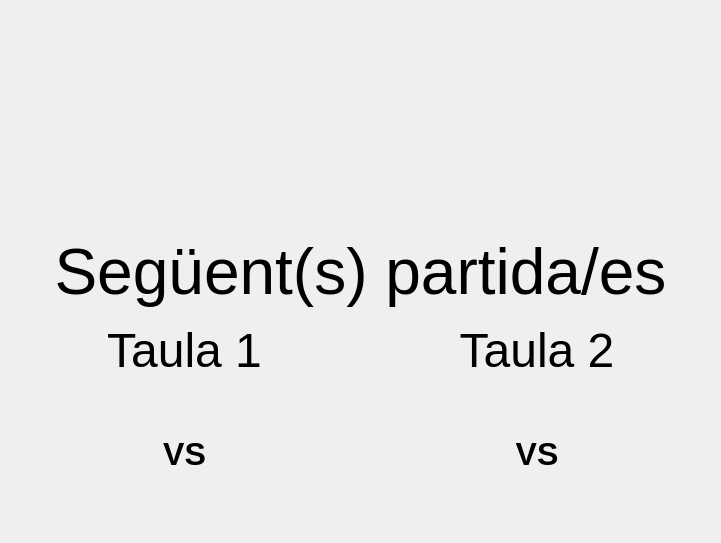
<?xml version="1.0" encoding="UTF-8"?>
<ui version="4.0">
 <class>CronoSeguents</class>
 <widget class="QWidget" name="CronoSeguents">
  <property name="geometry">
   <rect>
    <x>0</x>
    <y>0</y>
    <width>721</width>
    <height>543</height>
   </rect>
  </property>
  <property name="windowTitle">
   <string>Form</string>
  </property>
  <layout class="QVBoxLayout" name="verticalLayout_3">
   <item>
    <widget class="QLabel" name="logoRobocat">
     <property name="sizePolicy">
      <sizepolicy hsizetype="Ignored" vsizetype="Ignored">
       <horstretch>0</horstretch>
       <verstretch>0</verstretch>
      </sizepolicy>
     </property>
     <property name="pixmap">
      <pixmap resource="../resources.qrc">:/images/robocatlogo.png</pixmap>
     </property>
     <property name="scaledContents">
      <bool>true</bool>
     </property>
    </widget>
   </item>
   <item>
    <widget class="QLabel" name="seguentsLabel">
     <property name="sizePolicy">
      <sizepolicy hsizetype="Preferred" vsizetype="Fixed">
       <horstretch>0</horstretch>
       <verstretch>0</verstretch>
      </sizepolicy>
     </property>
     <property name="font">
      <font>
       <pointsize>48</pointsize>
       <weight>50</weight>
       <bold>false</bold>
      </font>
     </property>
     <property name="text">
      <string notr="true">Següent(s) partida/es</string>
     </property>
     <property name="alignment">
      <set>Qt::AlignCenter</set>
     </property>
    </widget>
   </item>
   <item>
    <layout class="QHBoxLayout" name="taulesLayout">
     <item>
      <widget class="QWidget" name="taula1Widget" native="true">
       <layout class="QVBoxLayout" name="taula1Layout">
        <item>
         <widget class="QLabel" name="taula1Label">
          <property name="font">
           <font>
            <pointsize>36</pointsize>
           </font>
          </property>
          <property name="text">
           <string>Taula 1</string>
          </property>
          <property name="alignment">
           <set>Qt::AlignCenter</set>
          </property>
         </widget>
        </item>
        <item>
         <widget class="QLabel" name="e1t1Label">
          <property name="font">
           <font>
            <pointsize>24</pointsize>
           </font>
          </property>
          <property name="text">
           <string>&lt;Taula 1 Equip 1&gt;</string>
          </property>
          <property name="alignment">
           <set>Qt::AlignCenter</set>
          </property>
         </widget>
        </item>
        <item>
         <widget class="QLabel" name="vs1Label">
          <property name="font">
           <font>
            <pointsize>24</pointsize>
            <weight>75</weight>
            <bold>true</bold>
           </font>
          </property>
          <property name="text">
           <string>VS</string>
          </property>
          <property name="alignment">
           <set>Qt::AlignCenter</set>
          </property>
         </widget>
        </item>
        <item>
         <widget class="QLabel" name="e2t1Label">
          <property name="font">
           <font>
            <pointsize>24</pointsize>
           </font>
          </property>
          <property name="text">
           <string>&lt;Taula 1 Equip 2&gt;</string>
          </property>
          <property name="alignment">
           <set>Qt::AlignCenter</set>
          </property>
         </widget>
        </item>
       </layout>
      </widget>
     </item>
     <item>
      <widget class="QWidget" name="taula2Widget" native="true">
       <layout class="QVBoxLayout" name="taula2Layout">
        <item>
         <widget class="QLabel" name="taula2Label">
          <property name="font">
           <font>
            <pointsize>36</pointsize>
           </font>
          </property>
          <property name="text">
           <string>Taula 2</string>
          </property>
          <property name="alignment">
           <set>Qt::AlignCenter</set>
          </property>
         </widget>
        </item>
        <item>
         <widget class="QLabel" name="e1t2Label">
          <property name="font">
           <font>
            <pointsize>24</pointsize>
           </font>
          </property>
          <property name="text">
           <string>&lt;Taula 2 Equip 1&gt;</string>
          </property>
          <property name="alignment">
           <set>Qt::AlignCenter</set>
          </property>
         </widget>
        </item>
        <item>
         <widget class="QLabel" name="vs2Label">
          <property name="font">
           <font>
            <pointsize>24</pointsize>
            <weight>75</weight>
            <bold>true</bold>
           </font>
          </property>
          <property name="text">
           <string>VS</string>
          </property>
          <property name="alignment">
           <set>Qt::AlignCenter</set>
          </property>
         </widget>
        </item>
        <item>
         <widget class="QLabel" name="e2t2Label">
          <property name="font">
           <font>
            <pointsize>24</pointsize>
           </font>
          </property>
          <property name="text">
           <string>&lt;Taula 2 Equip 2&gt;</string>
          </property>
          <property name="alignment">
           <set>Qt::AlignCenter</set>
          </property>
         </widget>
        </item>
       </layout>
      </widget>
     </item>
    </layout>
   </item>
  </layout>
 </widget>
 <resources>
  <include location="../resources.qrc"/>
 </resources>
 <connections/>
</ui>
